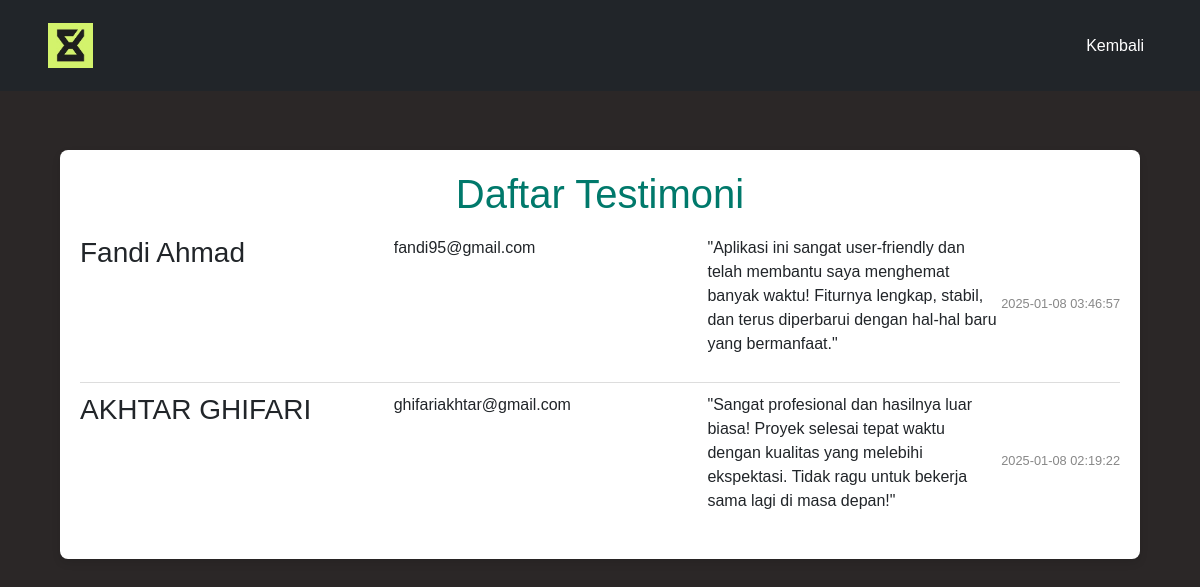
The app's page /testimoni.php with its own data.
### tables this page shows
CREATE TABLE `testimoni` (
  `id` int(11) NOT NULL,
  `name` varchar(100) NOT NULL,
  `email` varchar(100) NOT NULL,
  `message` text NOT NULL,
  `submitted_at` timestamp NOT NULL DEFAULT current_timestamp()
);

### testimoni.php (the view, shortened to what this page needs)
<?php
require 'connection.php';
$sql = "SELECT name, email, message, submitted_at FROM testimoni ORDER BY id DESC";
$result = $conn->query($sql);
?>
<!DOCTYPE html>
<html lang="id">
<head>
    <link rel="stylesheet" href="https://cdn.jsdelivr.net/npm/bootstrap@5.3.0/dist/css/bootstrap.min.css">
    <link rel="stylesheet" href="style.css">
</head>
<body>
    <nav class="navbar navbar-expand-lg navbar-dark bg-dark fixed-top">
        <div class="container">
            <a class="navbar-brand" href="index.php">
                <img src="img/logo.jpg" alt="Logo" width="45" height="45">
            </a>
            <div class="collapse navbar-collapse justify-content-end" id="navbarNav">
                <ul class="navbar-nav gap-3">
                    <li class="nav-item"><a class="nav-link" href="index.php">Kembali</a></li>
                </ul>
            </div>
        </div>
    </nav>
    <div class="container-testimoni">
        <h1>Daftar Testimoni</h1>
        <?php
        if ($result->num_rows > 0) {
            while ($row = $result->fetch_assoc()) {
                echo '<div class="testimoni-box">';
                echo '<div class="testimoni-info">';
                echo '<div><h3>' . htmlspecialchars($row['name']) . '</h3></div>';
                echo '<div><span>' . htmlspecialchars($row['email']) . '</span></div>';
                echo '<div><p>"' . nl2br(htmlspecialchars($row['message'])) . '"</p></div>';
                echo '</div>';
                echo '<div class="testimoni-time">' . htmlspecialchars($row['submitted_at']) . '</div>';
                echo '</div>';
            }
        } else {
            echo '<p>Tidak ada testimoni yang tersedia.</p>';
        }
        ?>
    </div>
</body>
</html>

### style.css (style rules this page uses)
body { background-color: #2b2727; border: 0; margin: 0; padding: 0; font-family: 'Poppins', sans-serif; }
.navbar { width: 100%; position: fixed; z-index: 9999; background-color: transparent; padding: 18px 36px; display: flex; justify-content: space-between; align-items: center; transition: background-color 0.3s ease; }
.navbar a { margin: 0; color: #fff; text-decoration: none; transition: color 0.4s ease; }
.container-testimoni { padding-top: calc(150px + 20px); width: 90%; margin: 20px auto; background: #fff; border-radius: 8px; box-shadow: 0 4px 8px rgba(0, 0, 0, 0.1); padding: 20px; margin-top: 150px; }

### testimoni.php (style rules this page uses)
body { margin: 0; padding: 0; background-color: #2b2727; font-family: 'Poppins', sans-serif; }
.container-testimoni { padding-top: calc(150px + 20px); width: 90%; margin: 20px auto; background: #fff; border-radius: 8px; box-shadow: 0 4px 8px rgba(0, 0, 0, 0.1); padding: 20px; margin-top: 150px; }
h1 { text-align: center; color: #00796b; }
.testimoni-box { display: flex; justify-content: space-between; align-items: center; border-bottom: 1px solid #ddd; padding: 10px 0; }
.testimoni-box:last-child { border-bottom: none; }
.testimoni-info { display: flex; gap: 20px; flex: 1; }
.testimoni-info div { flex: 1; }
.testimoni-time { font-size: 0.8rem; color: #888; white-space: nowrap; }

### records on screen
testimoni: name "Fandi Ahmad", email "fandi95@gmail.com", message "Aplikasi ini sangat user-friendly dan telah membantu saya menghemat banyak waktu! Fiturnya lengkap, stabil, dan terus diperbarui dengan hal-hal baru yang bermanfaat.", submitted_at "2025-01-08 03:46:57"
testimoni: name "AKHTAR GHIFARI", email "ghifariakhtar@gmail.com", message "Sangat profesional dan hasilnya luar biasa! Proyek selesai tepat waktu dengan kualitas yang melebihi ekspektasi. Tidak ragu untuk bekerja sama lagi di masa depan!", submitted_at "2025-01-08 02:19:22"
